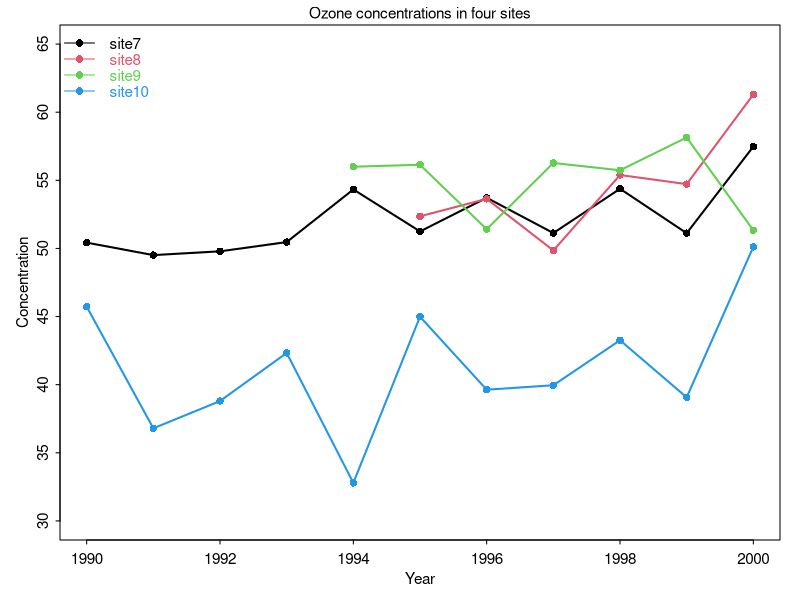
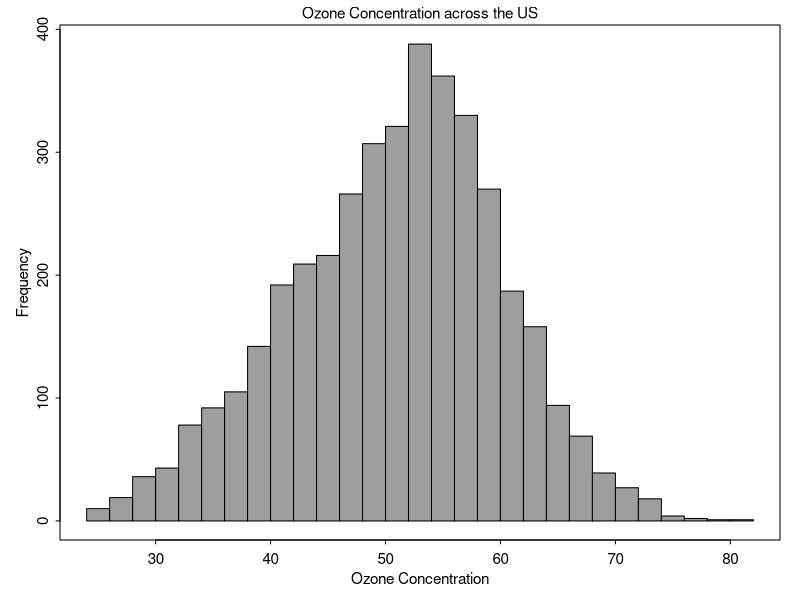

The R source for these figures, in order:
setwd("~/Summer_tutor/For_Guangyi")
data=read.csv("CASTNET_1990-2016.csv",header=TRUE)


sitedata = function(ID){
  ind = (data[,"ID"]==ID)
  sitedata = data[ind,]
  y=sitedata[,"mean"]
  y[y<=-999]=NA
  sitedata[,"mean"]=y
  return(sitedata)
}

cal_season_mean2=function(ID,yr1=1990,yr2=2000){
  data = sitedata(ID)
  ind=(data[,"year"]>=yr1 & data[,"year"]<=yr2 & data[,"month"]>=6 & data[,"month"]<=8)  
  season_mean=tapply(data[ind,"mean"],data[ind,"year"],mean,na.rm=TRUE)
  return(season_mean)
}

#line
dev.new(width=4.5,height=2.8)
par(mar=c(3,2,1,3))
par(mai=c(0.6, 0.6, 0.25, 0.2), mgp=c(1.4, 0.4, 0), tcl=-0.2, ps=11)
x = 1990:2000
# y = cal_season_mean2(ID,yr1,yr2)
plot(x,cal_season_mean2(7,1990,2000),ylab="Concentration",xlab="Year",pch=16,type="o",col=1 ,lwd=2,ylim=c(30,65))
lines(x,cal_season_mean2(8,1990,2000),col=2,lwd=2,pch=16,type="o")
lines(x,cal_season_mean2(9,1990,2000),col=3,lwd=2,pch=16,type="o")
lines(x,cal_season_mean2(10,1990,2000),col=4,lwd=2,pch=16,type="o")

legend("topleft", 
       legend = c("site7","site8","site9","site10"), 
       col = c(1,2,3,4),
       pch =16, 
       lty=1,
       bty = "n", 
       cex = 1, 
       text.col =c(1,2,3,4), 
       y.intersp=0.8)
title("Ozone concentrations in four sites",font.main=1,cex.main=1)

#每个站点的总平均数
y=data[,"mean"]
y[y<=-9999]=NA
data[,"mean"]=y

ID1 = 1
ID2 = 10

site_mean=array(NA,ID2-ID1+1)

for(ID in ID1:ID2){
  ind=(data[,"ID"]=ID)
  site_mean[ID-ID1+1]=mean(data[ind,"mean"],na.rm=TRUE)
}

#histogram
concentration=data[,"mean"]
dev.new(width=4.5,height=2.8)
par(mai=c(0.6, 0.6, 0.25, 0.2), mgp=c(1.4, 0.4, 0), tcl=-0.2, ps=11)
hist(concentration,20,main="Ozone Concentration across the US",xlab="Ozone Concentration",col=8,border =1,cex.main=1,font.main=1,breaks=30)
box()


#=========================
